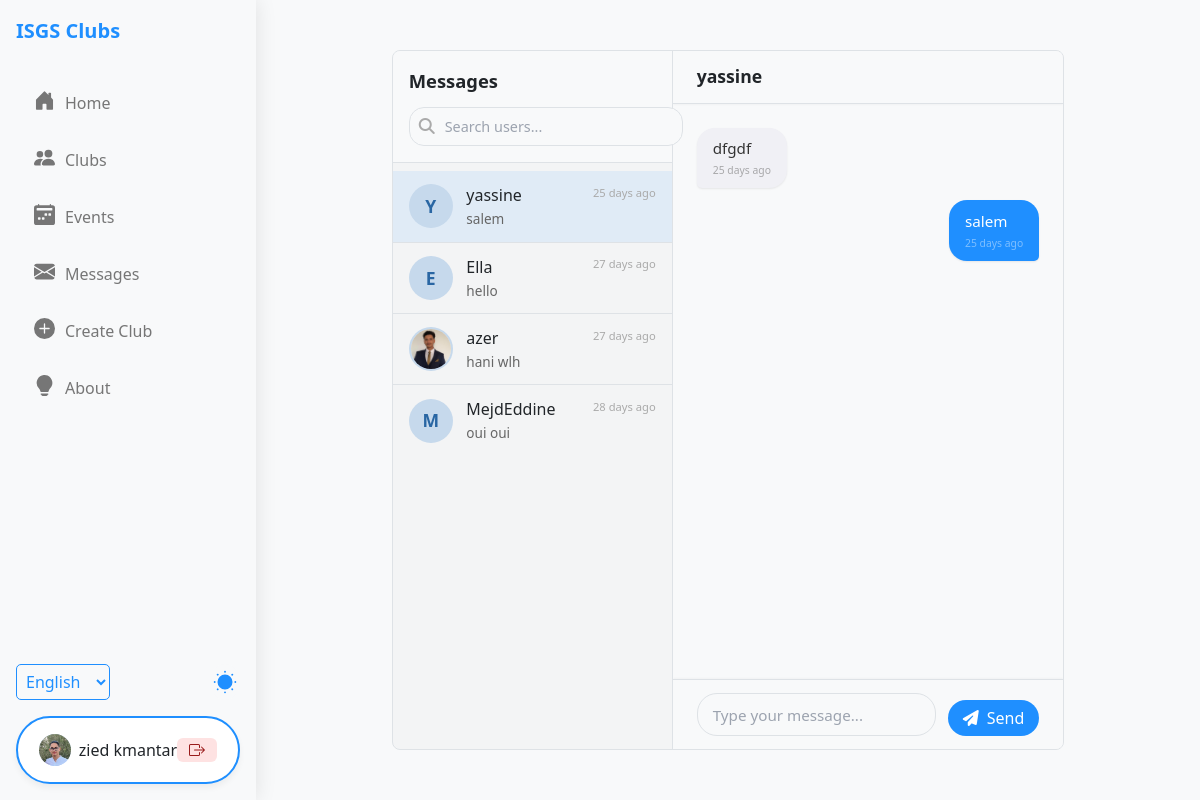
The app's page /messages.php?with=7 (signed in) with its own data.
### tables this page shows
CREATE TABLE IF NOT EXISTS `users` (
  `id` int NOT NULL AUTO_INCREMENT,
  `username` varchar(50) NOT NULL,
  `email` varchar(100) NOT NULL,
  `password` varchar(255) NOT NULL,
  `role` enum('student','club_leader','admin') NOT NULL DEFAULT 'student',
  `is_banned` tinyint(1) NOT NULL DEFAULT '0',
  `ban_reason` text,
  `banned_until` datetime DEFAULT NULL COMMENT 'Null for permanent ban',
  `created_at` timestamp NOT NULL DEFAULT CURRENT_TIMESTAMP,
  `profile_picture_path` varchar(100) DEFAULT NULL,
  PRIMARY KEY (`id`),
  UNIQUE KEY `username` (`username`),
  UNIQUE KEY `email` (`email`),
  KEY `idx_user_status` (`is_banned`)
);

CREATE TABLE IF NOT EXISTS `messages` (
  `id` int NOT NULL AUTO_INCREMENT,
  `sender_id` int NOT NULL,
  `receiver_id` int NOT NULL,
  `message_content` text NOT NULL,
  `sent_at` timestamp NOT NULL DEFAULT CURRENT_TIMESTAMP,
  `is_read` tinyint(1) DEFAULT '0',
  PRIMARY KEY (`id`),
  KEY `idx_conversation` (`sender_id`,`receiver_id`,`sent_at`),
  KEY `idx_receiver_read` (`receiver_id`,`is_read`)
);

### messages.php (the view, shortened to what this page needs)
<?php
require_once 'config/database.php';
$currentUserId = $_SESSION['user']['id'];
function format_time_ago($datetime, $full = false) {
    try {
        $now = new DateTime;
        $timestamp = strtotime($datetime);
        $ago = new DateTime('@' . $timestamp);
        $diff = $now->diff($ago);
        $string = [
            'y' => 'year',
            'm' => 'month',
            'd' => 'day',
            'h' => 'hour',
            'i' => 'minute',
            's' => 'second'
        ];
        foreach ($string as $k => &$v) {
            if ($diff->$k) {
                $v = $diff->$k . ' ' . $v . ($diff->$k > 1 ? 's' : '');
            } else {
                unset($string[$k]);
            }
        }
        if (!$full) $string = array_slice($string, 0, 1);
        return $string ? implode(', ', $string) . ' ago' : 'just now';
    } catch (Exception $e) {
        error_log("Error formatting time ('{$datetime}'): " . $e->getMessage());
        return 'Invalid date';
    }
}
$conversations = [];
$messages = [];
$selectedUser = null;
$selectedUserId = null;
$searchQuery = trim($_GET['search'] ?? '');
$pageError = null;
try {
    $convQuery = "
        SELECT
            u.id,
            u.username,
            u.profile_picture_path,
            MAX(m.sent_at) AS last_message_time,
            (
                SELECT message_content
                FROM messages
                WHERE
                    (sender_id = :cuid1 AND receiver_id = u.id) OR
                    (sender_id = u.id AND receiver_id = :cuid1)
                ORDER BY sent_at DESC
                LIMIT 1
            ) AS last_message_content,
            (
                SELECT COUNT(*)
                FROM messages
                WHERE receiver_id = :cuid1 AND sender_id = u.id AND is_read = FALSE
            ) AS unread_count
        FROM messages m
        JOIN users u ON u.id = IF(m.sender_id = :cuid1, m.receiver_id, m.sender_id)
        WHERE
            (m.sender_id = :cuid1 OR m.receiver_id = :cuid1) AND
            u.id != :cuid1
        GROUP BY u.id, u.username, u.profile_picture_path
        ORDER BY last_message_time DESC
    ";
    $stmtConv = $pdo->prepare($convQuery);
    $stmtConv->bindParam(':cuid1', $currentUserId, PDO::PARAM_INT);
    $stmtConv->execute();
    $conversations = $stmtConv->fetchAll(PDO::FETCH_ASSOC);
    if (isset($_GET['with']) && is_numeric($_GET['with'])) {
        $selectedUserId = (int)$_GET['with'];
        if ($selectedUserId === $currentUserId) {
            $selectedUserId = null;
        } else {
            $userQuery = "SELECT id, username, profile_picture_path FROM users WHERE id = :suid1";
            $stmtUser = $pdo->prepare($userQuery);
            $stmtUser->bindParam(':suid1', $selectedUserId, PDO::PARAM_INT);
            $stmtUser->execute();
            $selectedUser = $stmtUser->fetch(PDO::FETCH_ASSOC);
            if ($selectedUser) {
                $msgQuery = "
                    SELECT m.*, u.username AS sender_username,u.profile_picture_path as sender_pfp_path
                    FROM messages m
                    JOIN users u ON m.sender_id = u.id
                    WHERE
                        (m.sender_id = :cuid4 AND m.receiver_id = :suid3) OR
                        (m.sender_id = :suid3 AND m.receiver_id = :cuid4)
                    ORDER BY m.sent_at ASC
                ";
                $stmtMsg = $pdo->prepare($msgQuery);
                $stmtMsg->bindParam(':cuid4', $currentUserId, PDO::PARAM_INT);
                $stmtMsg->bindParam(':suid3', $selectedUserId, PDO::PARAM_INT);
                $stmtMsg->execute();
                $messages = $stmtMsg->fetchAll(PDO::FETCH_ASSOC);
            } else {
                $pageError = "User not found.";
                $selectedUserId = null;
            }
        }
    }
} catch (Exception $e) {
    error_log("Error loading data: " . $e->getMessage());
    $pageError = "Error loading data.";
}
include_once 'header.php';
?>
<main class="main-content">
    <div class="messages-container">
        <aside class="conversations-panel">
            <div class="panel-header">
                <h2>Messages</h2>
                <form action="messages.php" method="GET" class="search-form">
                    <input type="text" name="search" placeholder="Search users..." value="<?php echo htmlspecialchars($searchQuery); ?>" class="search-input">
                    <button type="submit" class="search-button" aria-label="Search"><i class="fas fa-search"></i></button>
                </form>
            </div>
            <div class="conversations-list">
                <?php if (count($conversations) > 0): ?>
                    <?php foreach ($conversations as $convo): ?>
                        <?php
                            $convoUserPicPath = $convo['profile_picture_path'] ?? null;
                            $convoUserPicServerPath = $convoUserPicPath ? rtrim($_SERVER['DOCUMENT_ROOT'], '/') . $convoUserPicPath : null;
                            $showConvoUserPic = $convoUserPicPath && $convoUserPicServerPath && file_exists($convoUserPicServerPath);
                        ?>
                        <a href="messages.php?with=<?php echo $convo['id']; ?>" class="conversation-item <?php echo ($selectedUserId === $convo['id']) ? 'active' : ''; ?>">
                            <div class="avatar-placeholder">
                            <?php if ($showConvoUserPic): ?>
                                    <img src="<?php echo htmlspecialchars($convoUserPicPath); ?>" alt="" class="flex-shrink-0 h-10 w-10 rounded-full bg-blue-100 text-blue-600 flex items-center justify-center font-semibold text-lg">
                                <?php else: ?>
                                <?php echo strtoupper(substr(htmlspecialchars($convo['username']), 0, 1)); ?>
                                <?php endif; ?>
                            </div>
                            <div class="conversation-info">
                                <span class="username"><?php echo htmlspecialchars($convo['username']); ?></span>
                                <span class="last-message-preview">
                                    <?php
                                    $lm = $convo['last_message_content'] ?? 'No messages';
                                    echo htmlspecialchars(substr($lm, 0, 35)) . (strlen($lm) > 35 ? '...' : '');
                                    ?>
                                </span>
                            </div>
                            <span class="message-time">
                                <?php echo isset($convo['last_message_time']) ? format_time_ago($convo['last_message_time']) : ''; ?>
                            </span>
                        </a>
                    <?php endforeach; ?>
                <?php elseif (empty($searchQuery)): ?>
                    <p class="no-results">No recent conversations.</p>
                <?php endif; ?>
            </div>
        </aside>
        <section class="chat-panel">
            <?php if ($pageError): ?>
                <div class="chat-placeholder error-placeholder">
                    <i class="fas fa-exclamation-triangle" aria-hidden="true"></i>
                    <p><?php echo htmlspecialchars($pageError); ?></p>
                </div>
            <?php elseif ($selectedUser): ?>
                <header class="chat-header">
                    <h3><?php echo htmlspecialchars($selectedUser['username']); ?></h3>
                </header>
                <div class="message-list" id="message-list">
                    <?php if (count($messages) > 0): ?>
                        <?php foreach ($messages as $msg): ?>
                            <div class="message-item <?php echo ($msg['sender_id'] == $currentUserId) ? 'sent' : 'received'; ?>">
                                <div class="message-bubble">
                                    <p class="message-content"><?php echo nl2br(htmlspecialchars($msg['message_content'])); ?></p>
                                    <span class="message-timestamp" title="<?php echo date('M j, Y g:i:s A', strtotime($msg['sent_at'])); ?>">
                                        <?php echo format_time_ago($msg['sent_at']); ?>
                                    </span>
                                </div>
                            </div>
                        <?php endforeach; ?>
                    <?php else: ?>
                        <p class="no-messages">No messages yet. Send the first message!</p>
                    <?php endif; ?>
                </div>
                <footer class="message-input-area">
                    <form method="POST" action="messages.php?with=<?php echo $selectedUserId; ?>" class="message-form">
                        <textarea name="message_content" placeholder="Type your message..." class="message-input" required rows="1" aria-label="Message Input"></textarea>
                        <button type="submit" name="send_message" class="send-button">
                            <i class="fas fa-paper-plane" aria-hidden="true"></i> Send
                        </button>
                    </form>
                </footer>
            <?php endif; ?>
        </section>
    </div>
</main>
</body>
</html>

### styles.css (style rules this page uses)
* { margin: 0; padding: 0; box-sizing: border-box; }
body { font-family: sans-serif; background-color: #f0f2f5; display: flex; justify-content: center; align-items: center; min-height: 100vh; color: #333; }

### records on screen
users: username "Y", username "yassine", lm "salem", last_message_time "25 days ago"
users: username "E", username "Ella", lm "hello", last_message_time "27 days ago"
users: profile_picture_path (picture), username "azer", lm "hani wlh", last_message_time "27 days ago"
users: username "M", username "MejdEddine", lm "oui oui", last_message_time "28 days ago"
messages: message_content "dfgdf", sent_at "25 days ago"
messages: message_content "salem", sent_at "25 days ago"

### other values on screen
$_SESSION['user']['username'] "zied kmantar"
